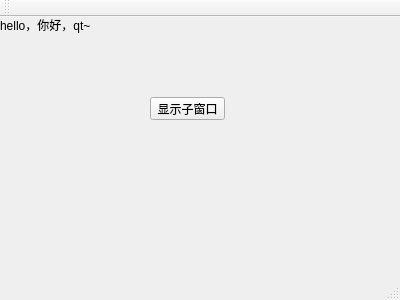
<?xml version="1.0" encoding="UTF-8"?>
<ui version="4.0">
 <class>MainWindow</class>
 <widget class="QMainWindow" name="MainWindow">
  <property name="geometry">
   <rect>
    <x>0</x>
    <y>0</y>
    <width>400</width>
    <height>300</height>
   </rect>
  </property>
  <property name="windowTitle">
   <string>MainWindow</string>
  </property>
  <widget class="QWidget" name="centralWidget">
   <widget class="QLabel" name="label">
    <property name="geometry">
     <rect>
      <x>0</x>
      <y>0</y>
      <width>121</width>
      <height>16</height>
     </rect>
    </property>
    <property name="text">
     <string>hello，你好，qt~</string>
    </property>
   </widget>
   <widget class="QPushButton" name="showChildButton">
    <property name="geometry">
     <rect>
      <x>150</x>
      <y>80</y>
      <width>75</width>
      <height>23</height>
     </rect>
    </property>
    <property name="text">
     <string>显示子窗口</string>
    </property>
   </widget>
  </widget>
  <widget class="QToolBar" name="mainToolBar">
   <attribute name="toolBarArea">
    <enum>TopToolBarArea</enum>
   </attribute>
   <attribute name="toolBarBreak">
    <bool>false</bool>
   </attribute>
  </widget>
  <widget class="QStatusBar" name="statusBar"/>
 </widget>
 <layoutdefault spacing="6" margin="11"/>
 <resources/>
 <connections/>
</ui>
